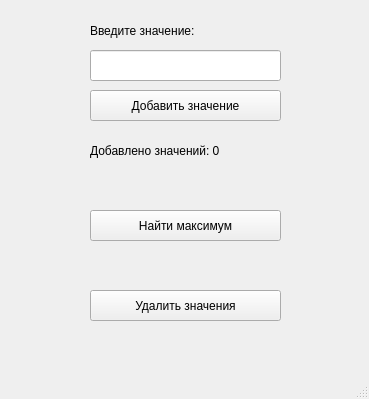
<?xml version="1.0" encoding="UTF-8"?>
<ui version="4.0">
 <class>MainWindow</class>
 <widget class="QMainWindow" name="MainWindow">
  <property name="geometry">
   <rect>
    <x>0</x>
    <y>0</y>
    <width>369</width>
    <height>399</height>
   </rect>
  </property>
  <property name="windowTitle">
   <string>MainWindow</string>
  </property>
  <widget class="QWidget" name="centralwidget">
   <widget class="QLineEdit" name="lineEditValue">
    <property name="geometry">
     <rect>
      <x>90</x>
      <y>50</y>
      <width>191</width>
      <height>31</height>
     </rect>
    </property>
   </widget>
   <widget class="QLabel" name="labelValue">
    <property name="geometry">
     <rect>
      <x>90</x>
      <y>20</y>
      <width>191</width>
      <height>21</height>
     </rect>
    </property>
    <property name="text">
     <string>Введите значение:</string>
    </property>
   </widget>
   <widget class="QPushButton" name="pushButtonAdd">
    <property name="geometry">
     <rect>
      <x>90</x>
      <y>90</y>
      <width>191</width>
      <height>31</height>
     </rect>
    </property>
    <property name="text">
     <string>Добавить значение</string>
    </property>
   </widget>
   <widget class="QLabel" name="labelCount">
    <property name="geometry">
     <rect>
      <x>90</x>
      <y>140</y>
      <width>191</width>
      <height>21</height>
     </rect>
    </property>
    <property name="text">
     <string>Добавлено значений: 0</string>
    </property>
   </widget>
   <widget class="QPushButton" name="pushButtonResult">
    <property name="geometry">
     <rect>
      <x>90</x>
      <y>210</y>
      <width>191</width>
      <height>31</height>
     </rect>
    </property>
    <property name="text">
     <string>Найти максимум</string>
    </property>
   </widget>
   <widget class="QLabel" name="labelResult">
    <property name="geometry">
     <rect>
      <x>90</x>
      <y>250</y>
      <width>191</width>
      <height>21</height>
     </rect>
    </property>
    <property name="text">
     <string/>
    </property>
   </widget>
   <widget class="QPushButton" name="pushButtonClear">
    <property name="geometry">
     <rect>
      <x>90</x>
      <y>290</y>
      <width>191</width>
      <height>31</height>
     </rect>
    </property>
    <property name="text">
     <string>Удалить значения</string>
    </property>
   </widget>
  </widget>
  <widget class="QMenuBar" name="menubar">
   <property name="geometry">
    <rect>
     <x>0</x>
     <y>0</y>
     <width>369</width>
     <height>21</height>
    </rect>
   </property>
  </widget>
  <widget class="QStatusBar" name="statusbar"/>
 </widget>
 <resources/>
 <connections/>
</ui>
